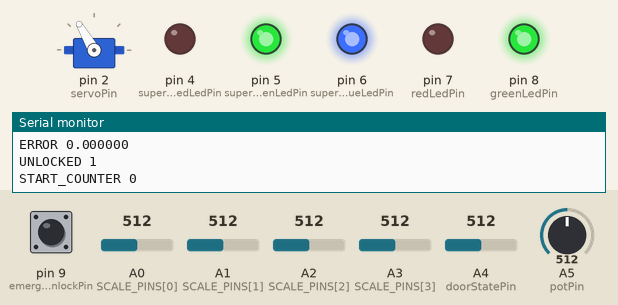
A sketch run on a simulated Arduino Uno, built with avr-gcc and run on an emulated ATmega328P. Parts: servo, output pins drawn as LEDs (lit = HIGH), the last lines printed to the serial monitor. The test bench sets the inputs (shaded band); at power-on: A0 (SCALE_PINS[0]) = 512, A1 (SCALE_PINS[1]) = 512, pin 9 (emergencyUnlockPin) HIGH, A2 (SCALE_PINS[2]) = 512, A3 (SCALE_PINS[3]) = 512, A4 (doorStatePin) = 512, A5 (potPin) = 512.

Above: at 0.3 s.
At 3.3 s:
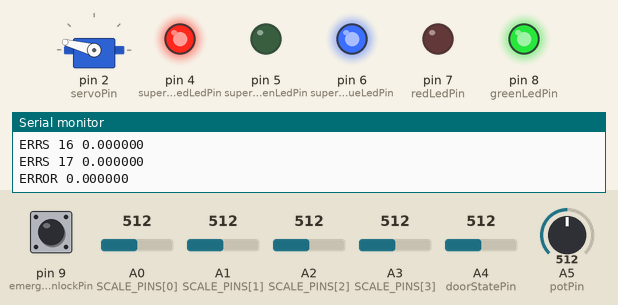
3.4 s: A0 (SCALE_PINS[0]) set to 108
4.9 s: A0 (SCALE_PINS[0]) set to 95
7.9 s: A1 (SCALE_PINS[1]) set to 111
9.4 s: A1 (SCALE_PINS[1]) set to 91
Timing chart, 0 to 11.9 s (numbered marks = the images above; inputs shaded):
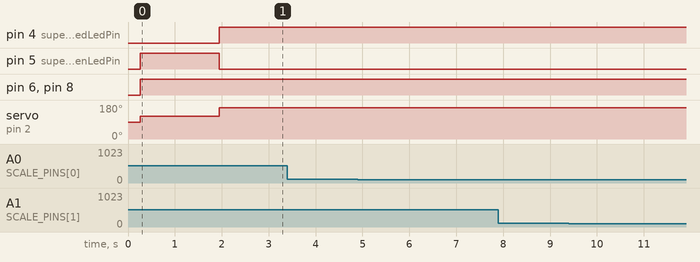

The sketch:

comboblocks.pde
```cpp
// ComboBlocks
// controls the ComboBlocks

#include <Servo.h>

Servo myservo;  // create servo object to control a servo
// a maximum of eight servo objects can be created

const int ORIG_STYLE = 0;
const int RMSE_STYLE = 1;

const int STYLE = RMSE_STYLE;

const int RMSE_SCALING = 1;

const int NUM_SCALES = 4;

const int SCALE_PINS[NUM_SCALES] = {
  A0,A1,A2,A3};

const int doorStatePin = A4;
const int servoPin = 2;
const int superbrightRedLedPin = 4;
const int superbrightGreenLedPin = 5;
const int superbrightBlueLedPin = 6;
const int redLedPin = 7;
const int greenLedPin = 8;
const int potPin = A5;
const int emergencyUnlockPin = 9;

const int SERVO_CLOSED = 120;
const int SERVO_OPEN = 165;
const int DOOR_THRESHOLD = 900;
const int SERVO_DELAY = 4;

int combo[NUM_SCALES] = {
  0,0,0,0};

int prevUnlocked = 1;

int counter = 0;
int start_counter;

void print_int(String key, int val) {
  Serial.print(key);
  Serial.print(" ");
  Serial.println(val);
}

void print_double(String key, double val) {
  Serial.print(key);
  Serial.print(" ");
  Serial.println(val,6);
}

void print_int_scale(String type, int* elts) {
  for(int i = 0; i < NUM_SCALES; i++) {
    Serial.print(type);
    Serial.print(" ");
    Serial.print(SCALE_PINS[i]);
    Serial.print(" ");
    Serial.println(elts[i]);

  }
}

void print_double_scale(String type, double* elts) {
  for(int i = 0; i < NUM_SCALES; i++) {
    Serial.print(type);
    Serial.print(" ");
    Serial.print(SCALE_PINS[i]);
    Serial.print(" ");
    Serial.println(elts[i],6);
  }
}

int err_check(double err_max, int* combo, int* vals) {
  double errs[NUM_SCALES] = {
  0,0,0,0};
  double err = 0;
  for(int i = 0; i < NUM_SCALES; i++) {
    errs[i] = abs(vals[i] - combo[i])/(1.0*combo[i]);
    err += errs[i];
  }

  print_double_scale("ERRS", errs);
  print_double("ERROR", err);
  return err < err_max;
}

int err_check_rmse(double err_max, int* combo, int* vals) {
  double errs[NUM_SCALES] = {
  0,0,0,0};
  double err = 0;
  for(int i = 0; i < NUM_SCALES; i++) {
    errs[i] = abs(vals[i] - combo[i])/(1.0*combo[i]);
    errs[i] *= errs[i];
    err += errs[i];
  }
  print_double_scale("ERRS", errs);
  err = sqrt(err/4) * RMSE_SCALING;
  print_double("ERROR", err);
  return err < err_max;
}
void setup() {
  Serial.begin(9600);
  for(int i = 0; i < NUM_SCALES; i++) {
    pinMode(SCALE_PINS[i], INPUT);
  }
  pinMode(doorStatePin, INPUT);
  pinMode(emergencyUnlockPin, INPUT);
  pinMode(potPin, INPUT);
  myservo.attach(servoPin);
  pinMode(superbrightRedLedPin, OUTPUT);
  pinMode(superbrightGreenLedPin, OUTPUT);
  pinMode(superbrightBlueLedPin, OUTPUT);
  pinMode(redLedPin, OUTPUT);
  pinMode(greenLedPin, OUTPUT);
  for(int i = 0; i < NUM_SCALES; i++) {
    combo[i] = analogRead(SCALE_PINS[i]);
  }

}

void loop() {
  int doorState = analogRead(doorStatePin);
  int emergencyUnlockState = digitalRead(emergencyUnlockPin)==LOW;
  int doorOpen = doorState < DOOR_THRESHOLD || emergencyUnlockState;
  print_int("EMERGENCY_UNLOCK_STATE", emergencyUnlockState);
  print_int("DOOR_STATE", doorState);
  print_int("DOOR_OPEN", doorOpen);

  int potState = analogRead(potPin);
  double err_max = potState/1023.0;
  print_double("ERR_MAX", err_max);
  int vals[NUM_SCALES] = {
    0,0,0,0                  };
  for(int i = 0; i < NUM_SCALES; i++) {
    vals[i] = analogRead(SCALE_PINS[i]);
    if(doorOpen) {
      combo[i] = vals[i];
    }
  }
  print_int_scale("COMBO", combo);
  print_int_scale("VALS", vals);

  int unlocked = (STYLE == ORIG_STYLE && err_check(err_max, combo, vals))
      || (STYLE == RMSE_STYLE && err_check_rmse(err_max, combo,vals)) || doorOpen;
  print_int("UNLOCKED", unlocked);

  // reset the counter if changed
  if(prevUnlocked != unlocked) {
    start_counter = counter;
  }
  print_int("START_COUNTER", start_counter);

  if(unlocked) {
    digitalWrite(redLedPin, LOW);
    digitalWrite(greenLedPin, HIGH);
  }
  else {
    digitalWrite(redLedPin, HIGH);
    digitalWrite(greenLedPin, LOW);
  }

  // unlock only if unlocked and we have waited for delay
  int s = unlocked && counter-start_counter > SERVO_DELAY;
  print_int("SERVO_STATE", s);
  if(s) {
    digitalWrite(superbrightRedLedPin, HIGH);
    digitalWrite(superbrightGreenLedPin, LOW);
    digitalWrite(superbrightBlueLedPin, HIGH);
    myservo.write(SERVO_OPEN);
  }
  else {
    digitalWrite(superbrightRedLedPin, LOW);
    digitalWrite(superbrightGreenLedPin, HIGH);
    digitalWrite(superbrightBlueLedPin, HIGH);
    myservo.write(SERVO_CLOSED);
  }

  print_int("COUNTER", counter++);
  prevUnlocked = unlocked;
  delay(10);

}
```
